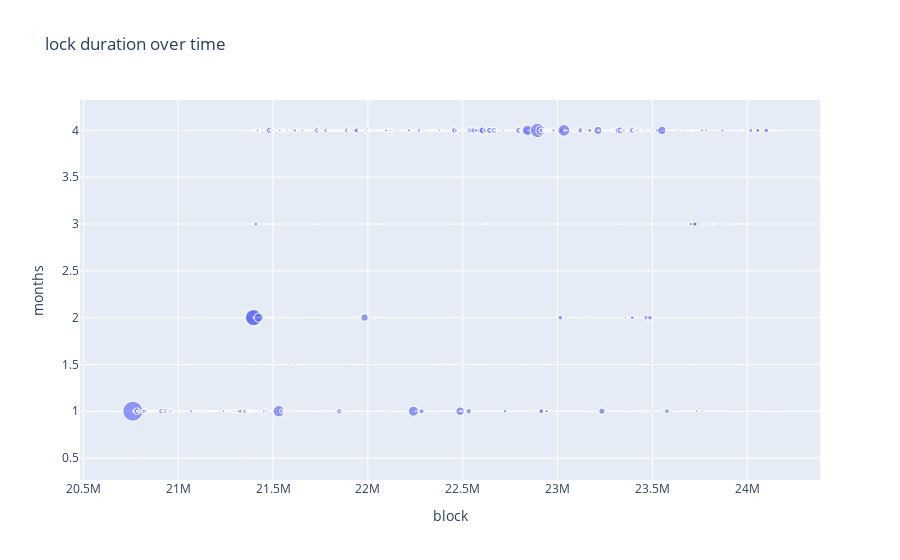

Notebook source saved alongside this figure:
### Code cell
import plotly.express as px
import plotly.io as pio

pio.templates.default = None

px.scatter(df, x='block', y='months', size='toke', title='lock duration over time')

### Figure 1 — Plotly figure (JSON) as saved in the notebook; plotly's stock layout.template omitted (floating-point values rounded to 4 significant figures; data arrays with more than 128 entries replaced by an {"elided": "..."} marker saying what was removed)
{"data": [{"hovertemplate": "block=%{x}<br>months=%{y}<br>toke=%{marker.size}<extra></extra>", "legendgroup": "", "marker": {"color": "#636efa", "size": {"elided": "2194 float values"}, "sizemode": "area", "sizeref": 2893.0, "symbol": "circle"}, "mode": "markers", "name": "", "showlegend": false, "type": "scattergl", "x": {"elided": "2194 int values"}, "xaxis": "x", "y": {"elided": "2194 float values"}, "yaxis": "y"}], "layout": {"legend": {"itemsizing": "constant", "tracegroupgap": 0}, "title": {"text": "lock duration over time"}, "xaxis": {"anchor": "y", "domain": [0, 1], "title": {"text": "block"}}, "yaxis": {"anchor": "x", "domain": [0, 1], "title": {"text": "months"}}}}
